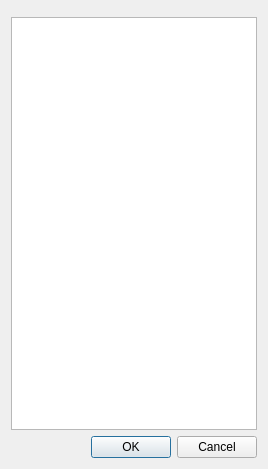
<?xml version="1.0" encoding="UTF-8"?>
<ui version="4.0">
 <class>UiDialog</class>
 <widget class="QDialog" name="UiDialog">
  <property name="geometry">
   <rect>
    <x>0</x>
    <y>0</y>
    <width>268</width>
    <height>469</height>
   </rect>
  </property>
  <property name="windowTitle">
   <string>Dialog</string>
  </property>
  <layout class="QVBoxLayout" name="verticalLayout">
   <item>
    <widget class="FileSelector" name="fileSelector" native="true">
     <property name="maximumSize">
      <size>
       <width>250</width>
       <height>16777215</height>
      </size>
     </property>
    </widget>
   </item>
   <item>
    <widget class="QTreeView" name="treeView">
     <property name="sizePolicy">
      <sizepolicy hsizetype="Preferred" vsizetype="Expanding">
       <horstretch>0</horstretch>
       <verstretch>0</verstretch>
      </sizepolicy>
     </property>
     <property name="maximumSize">
      <size>
       <width>250</width>
       <height>16777215</height>
      </size>
     </property>
     <property name="autoScroll">
      <bool>false</bool>
     </property>
     <attribute name="headerVisible">
      <bool>false</bool>
     </attribute>
     <attribute name="headerDefaultSectionSize">
      <number>40</number>
     </attribute>
    </widget>
   </item>
   <item>
    <widget class="QDialogButtonBox" name="buttonBox">
     <property name="orientation">
      <enum>Qt::Horizontal</enum>
     </property>
     <property name="standardButtons">
      <set>QDialogButtonBox::Cancel|QDialogButtonBox::Ok</set>
     </property>
    </widget>
   </item>
  </layout>
 </widget>
 <customwidgets>
  <customwidget>
   <class>FileSelector</class>
   <extends>QWidget</extends>
   <header>fileselector.h</header>
   <container>1</container>
  </customwidget>
 </customwidgets>
 <resources/>
 <connections>
  <connection>
   <sender>buttonBox</sender>
   <signal>accepted()</signal>
   <receiver>UiDialog</receiver>
   <slot>accept()</slot>
   <hints>
    <hint type="sourcelabel">
     <x>248</x>
     <y>254</y>
    </hint>
    <hint type="destinationlabel">
     <x>157</x>
     <y>274</y>
    </hint>
   </hints>
  </connection>
  <connection>
   <sender>buttonBox</sender>
   <signal>rejected()</signal>
   <receiver>UiDialog</receiver>
   <slot>reject()</slot>
   <hints>
    <hint type="sourcelabel">
     <x>316</x>
     <y>260</y>
    </hint>
    <hint type="destinationlabel">
     <x>286</x>
     <y>274</y>
    </hint>
   </hints>
  </connection>
 </connections>
</ui>
